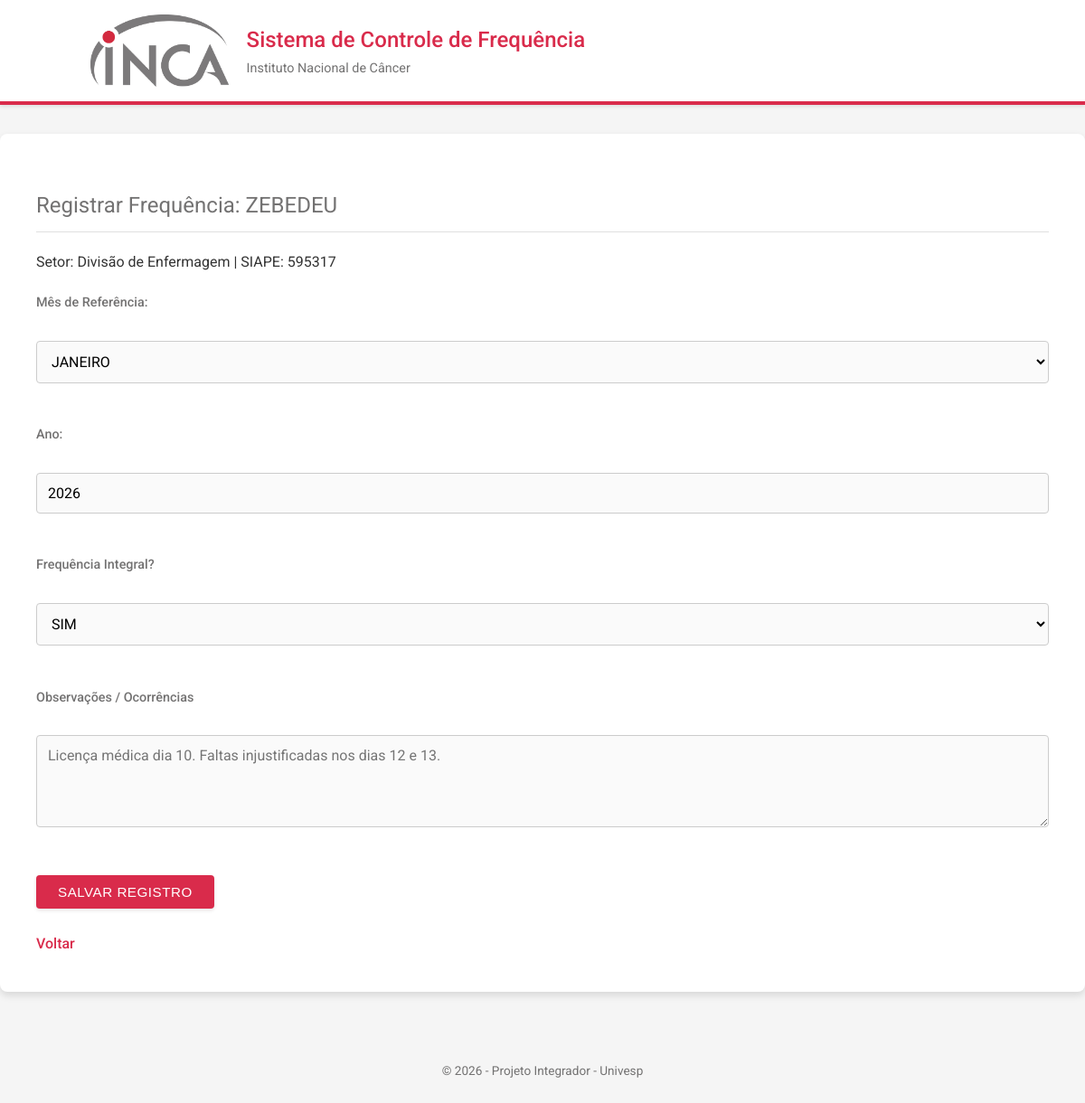
The app's page /funcionarios/frequencia/187 (signed in), older data.
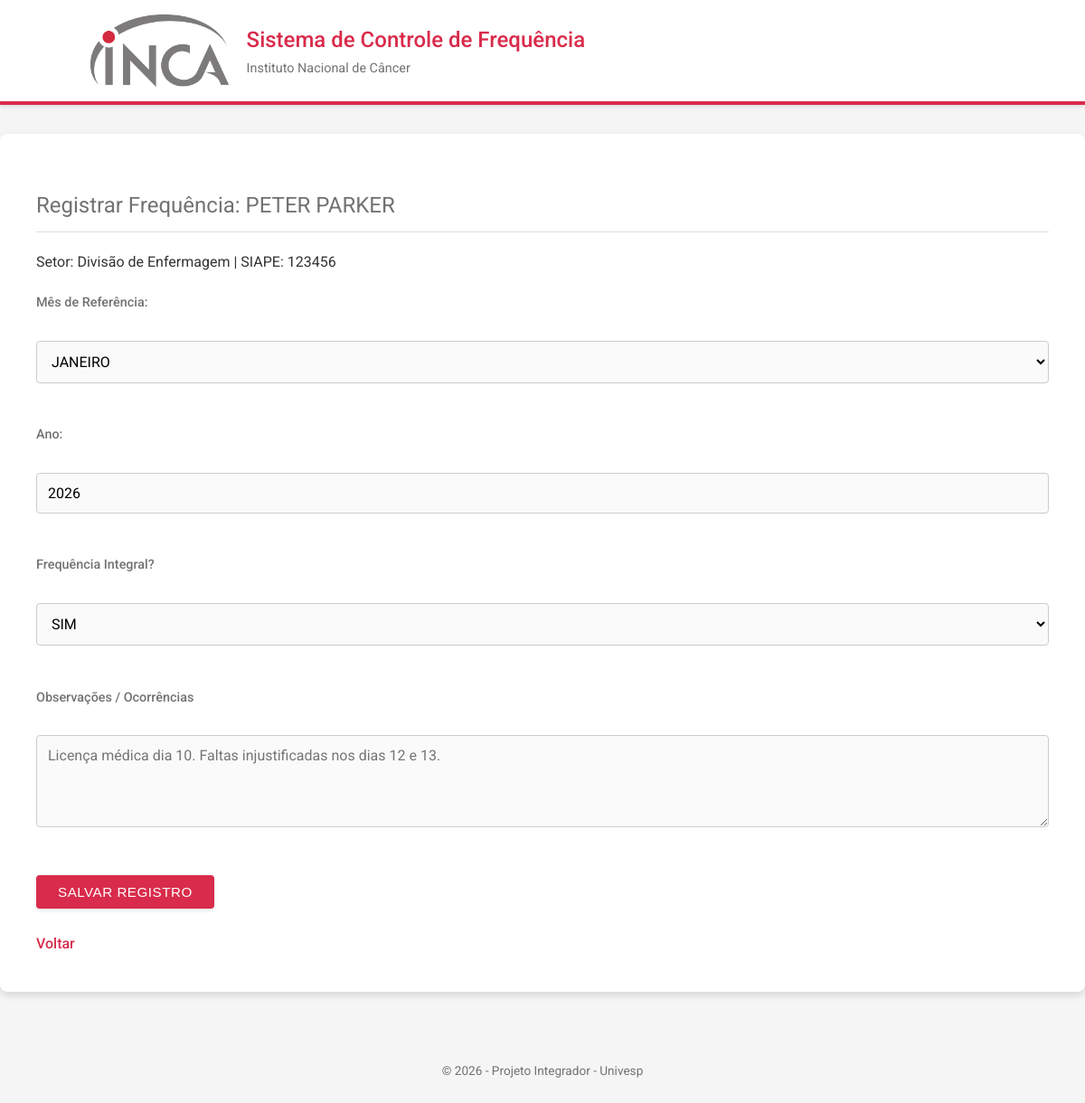
The same page, newer data.
### app.py (models this page shows)
class Funcionario(db.Model):
    id = db.Column(db.Integer, primary_key=True)
    nome = db.Column(db.String(150), nullable=False)
    siape = db.Column(db.String(20), unique=True, nullable=False)
    jornada = db.Column(db.String(50))
    escala = db.Column(db.String(100))
    trabalho_remoto_integral = db.Column(db.String(10))
    dias_remoto_revezamento = db.Column(db.String(50))
    setor_id = db.Column(db.Integer, db.ForeignKey('setor.id'), nullable=False)
    frequencias = db.relationship('Frequencia', backref='funcionario', lazy=True)

class Setor(db.Model):
    id = db.Column(db.Integer, primary_key=True)
    nome = db.Column(db.String(100), nullable=False)
    sigla = db.Column(db.String(50))
    lotacao = db.Column(db.String(100))
    chefia_nome = db.Column(db.String(100))
    chefia_matricula = db.Column(db.String(50))
    funcionarios = db.relationship('Funcionario', backref='setor', lazy=True)

### app.py (the view, shortened to what this page needs)
@app.route('/funcionarios/frequencia/<int:func_id>', methods=['GET', 'POST'])
@login_required
def registrar_frequencia(func_id):
    funcionario = Funcionario.query.get_or_404(func_id)
    if current_user.perfil == 'chefe' and funcionario.setor_id != current_user.setor_id:
        flash('Acesso negado: Este funcionário não pertence ao seu setor.')
        return redirect(url_for('listar_funcionarios'))
    return render_template('registrar_frequencia.html', funcionario=funcionario)

### app.py (called while the page is built)
@login_manager.user_loader
def load_user(user_id):
    return Usuario.query.get(int(user_id))

### templates/registrar_frequencia.html (shortened to what this page needs)
{% extends "base.html" %}
{% block content %}
    <h2>Registrar Frequência: {{ funcionario.nome }}</h2>
    <p>Setor: {{ funcionario.setor.nome }} | SIAPE: {{ funcionario.siape }}</p>
    <form method="post">
        <div>
            <label>Mês de Referência:</label><br>
            <select name="mes" required>
                <option value="JANEIRO">JANEIRO</option>
            </select>
        </div>
        <br>
        <div>
            <label>Ano:</label><br>
            <input type="number" name="ano" value="2026" required>
        </div>
        <br>
        <div>
            <label>Frequência Integral?</label><br>
            <select name="frequencia_integral">
                <option value="SIM">SIM</option>
            </select>
        </div>
        <br>
        <div>
            <label>Observações / Ocorrências</label><br>
            <textarea name="observacoes" rows="4" cols="50" placeholder="Licença médica dia 10. Faltas injustificadas nos dias 12 e 13."></textarea>
        </div>
        <br>
        <button type="submit">Salvar Registro</button>
    </form>
    <br>
    <a href="{{ url_for('listar_funcionarios') }}">Voltar</a>
{% endblock %}

### templates/base.html (shortened to what this page needs)
<!DOCTYPE html>
<html lang="pt-br">
<head>
     <link rel="stylesheet" href="{{ url_for('static', filename='style.css')}}">
</head>
<body>
    <header>
        <div class="container header-content">
            <img src="{{ url_for('static', filename='logo_inca.jpg') }}" alt="Logo INCA" class="logo">
            <div class="header-titles">
                <h1>Sistema de Controle de Frequência</h1>
                <p>Instituto Nacional de Câncer</p>
            </div>
        </div>
    </header>
    <main>
         {% block content %}{% endblock %}
    </main>
    <footer>
        <p>&copy; 2026 - Projeto Integrador - Univesp</p>
    </footer>
</body>
</html>

### static/style.css (style rules this page uses)
:root { --primary-color: #D92B4B; --primary-hover: #b0233d; --secondary-color: #737272; --background-color: #f5f5f5; --card-bg: #ffffff; --text-color: #333333; --border-color: #e0e0e0; --shadow-sm: 0 2px 4px rgba(0,0,0,0.1); --shadow-md: 0 4px 8px rgba(0,0,0,0.12); }
body { font-family: 'Roboto', sans-serif; background-color: var(--background-color); color: var(--text-color); margin: 0; padding: 0; line-height: 1.6; }
.container { max-width: 1000px; margin: 0 auto; padding: 0 20px; }
header { background-color: var(--card-bg); border-bottom: 4px solid var(--primary-color); padding: 1rem 0; box-shadow: var(--shadow-sm); margin-bottom: 2rem; }
.header-content { display: flex; align-items: center; gap: 20px; }
.logo { height: 80px; width: auto; }
.header-titles h1 { margin: 0; font-size: 1.5rem; color: var(--primary-color); font-weight: 500; }
.header-titles p { margin: 0; color: var(--secondary-color); font-size: 0.9rem; font-weight: 400; }
main { background: var(--card-bg); padding: 2.5rem; border-radius: 8px; box-shadow: var(--shadow-md); min-height: 400px; }
h2 { color: var(--secondary-color); font-weight: 400; border-bottom: 1px solid var(--border-color); padding-bottom: 10px; margin-bottom: 20px; }
a { color: var(--primary-color); text-decoration: none; font-weight: 500; transition: color 0.2s; }
button { background-color: var(--primary-color); color: white; padding: 10px 24px; border: none; border-radius: 4px; font-size: 0.95rem; font-weight: 500; text-transform: uppercase; cursor: pointer; box-shadow: var(--shadow-sm); transition: background-color 0.2s, box-shadow 0.2s; letter-spacing: 0.5px; }
form { margin-top: 20px; }
label { display: block; color: var(--secondary-color); font-size: 0.9rem; margin-bottom: 5px; font-weight: 500; }
input[type="text"], input[type="password"], input[type="number"], select, textarea { width: 100%; padding: 12px; margin-bottom: 20px; border: 1px solid #ccc; border-radius: 4px; background-color: #fafafa; font-family: inherit; font-size: 1rem; transition: border-color 0.2s; box-sizing: border-box; }
footer { text-align: center; padding: 2rem; color: var(--secondary-color); font-size: 0.85rem; margin-top: 2rem; }

Row changes from the older to the newer data that the page shows:
changed Funcionario: nome "ZEBEDEU" → "PETER PARKER"; siape "595317" → "123456"
